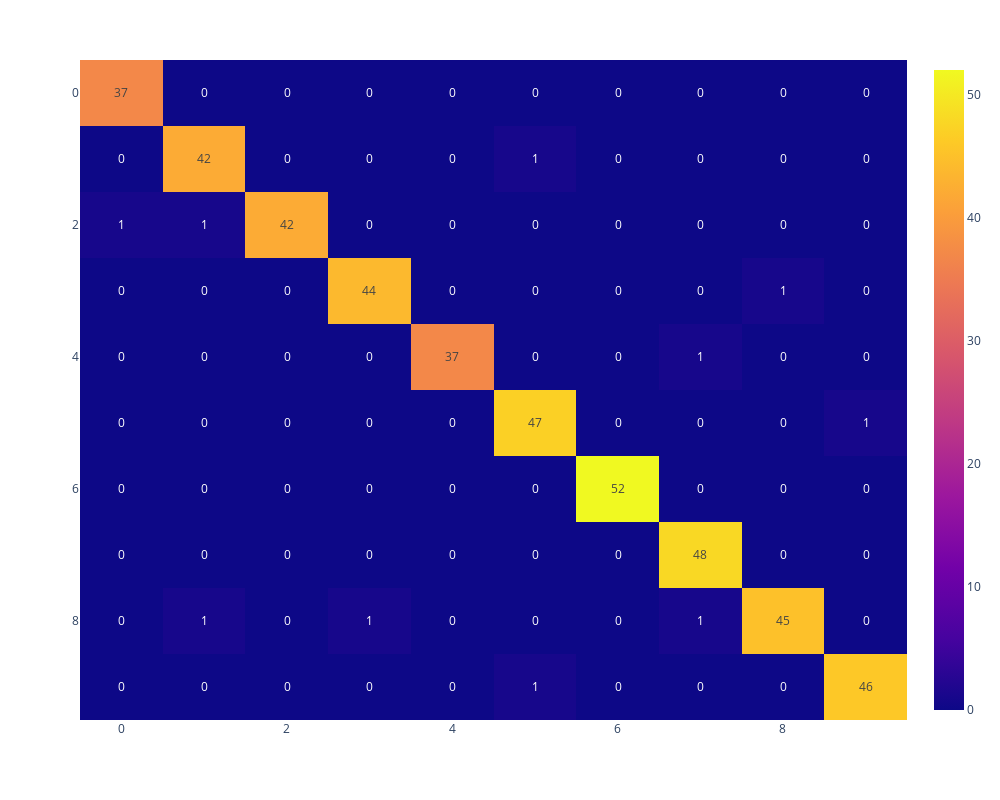

Here is the notebook cell this chart was saved with:
### Code cell
from sklearn.metrics import confusion_matrix
import plotly.express as px
mat = confusion_matrix(ytest, ypred) 
fig = px.imshow(mat, text_auto=True, height=800, width=1000, aspect="auto")
fig
#sns.heatmap(mat.T, square=True, annot=True, fmt='d', cbar=True) 
#plt.xlabel('true label') 
#plt.ylabel('predicted label');

### Figure 1 — Plotly figure (JSON) as saved in the notebook; plotly's stock layout.template omitted (floating-point values rounded to 4 significant figures)
{"data": [{"coloraxis": "coloraxis", "hovertemplate": "x: %{x}<br>y: %{y}<br>color: %{z}<extra></extra>", "name": "0", "texttemplate": "%{z}", "type": "heatmap", "xaxis": "x", "yaxis": "y", "z": [[37, 0, 0, 0, 0, 0, 0, 0, 0, 0], [0, 42, 0, 0, 0, 1, 0, 0, 0, 0], [1, 1, 42, 0, 0, 0, 0, 0, 0, 0], [0, 0, 0, 44, 0, 0, 0, 0, 1, 0], [0, 0, 0, 0, 37, 0, 0, 1, 0, 0], [0, 0, 0, 0, 0, 47, 0, 0, 0, 1], [0, 0, 0, 0, 0, 0, 52, 0, 0, 0], [0, 0, 0, 0, 0, 0, 0, 48, 0, 0], [0, 1, 0, 1, 0, 0, 0, 1, 45, 0], [0, 0, 0, 0, 0, 1, 0, 0, 0, 46]]}], "layout": {"coloraxis": {"colorscale": [[0, "#0d0887"], [0.1111, "#46039f"], [0.2222, "#7201a8"], [0.3333, "#9c179e"], [0.4444, "#bd3786"], [0.5556, "#d8576b"], [0.6667, "#ed7953"], [0.7778, "#fb9f3a"], [0.8889, "#fdca26"], [1, "#f0f921"]]}, "height": 800, "margin": {"t": 60}, "width": 1000, "xaxis": {"anchor": "y", "autorange": true, "domain": [0, 1], "range": [-0.5, 9.5]}, "yaxis": {"anchor": "x", "autorange": true, "domain": [0, 1], "range": [9.5, -0.5]}}}
